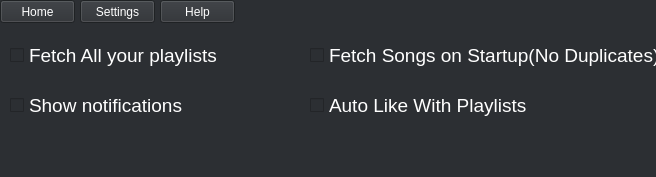
<?xml version="1.0" encoding="UTF-8"?>
<ui version="4.0">
 <class>MainWindow2</class>
 <widget class="QMainWindow" name="MainWindow2">
  <property name="geometry">
   <rect>
    <x>0</x>
    <y>0</y>
    <width>656</width>
    <height>177</height>
   </rect>
  </property>
  <property name="windowTitle">
   <string>SpotiLike - Settings</string>
  </property>
  <property name="styleSheet">
   <string notr="true">background-color: rgb(44, 47, 51);
color: rgb(255, 255, 255);</string>
  </property>
  <widget class="QWidget" name="centralwidget">
   <widget class="QPushButton" name="settings">
    <property name="geometry">
     <rect>
      <x>80</x>
      <y>0</y>
      <width>75</width>
      <height>23</height>
     </rect>
    </property>
    <property name="styleSheet">
     <string notr="true">QPushButton::hover
{
background-color : lightgreen;
}</string>
    </property>
    <property name="text">
     <string>Settings</string>
    </property>
   </widget>
   <widget class="QPushButton" name="home">
    <property name="geometry">
     <rect>
      <x>0</x>
      <y>0</y>
      <width>75</width>
      <height>23</height>
     </rect>
    </property>
    <property name="styleSheet">
     <string notr="true">QPushButton::hover
{
background-color : lightgreen;
}</string>
    </property>
    <property name="text">
     <string>Home</string>
    </property>
   </widget>
   <widget class="QPushButton" name="help">
    <property name="geometry">
     <rect>
      <x>160</x>
      <y>0</y>
      <width>75</width>
      <height>23</height>
     </rect>
    </property>
    <property name="styleSheet">
     <string notr="true">QPushButton::hover
{
background-color : lightgreen;
}</string>
    </property>
    <property name="text">
     <string>Help</string>
    </property>
   </widget>
   <widget class="QCheckBox" name="fetch_songs">
    <property name="geometry">
     <rect>
      <x>310</x>
      <y>40</y>
      <width>361</width>
      <height>31</height>
     </rect>
    </property>
    <property name="font">
     <font>
      <pointsize>14</pointsize>
     </font>
    </property>
    <property name="styleSheet">
     <string notr="true"/>
    </property>
    <property name="text">
     <string>Fetch Songs on Startup(No Duplicates)</string>
    </property>
    <property name="iconSize">
     <size>
      <width>200</width>
      <height>300</height>
     </size>
    </property>
    <property name="shortcut">
     <string/>
    </property>
    <property name="checked">
     <bool>false</bool>
    </property>
    <property name="tristate">
     <bool>false</bool>
    </property>
   </widget>
   <widget class="QCheckBox" name="show_notif">
    <property name="geometry">
     <rect>
      <x>10</x>
      <y>90</y>
      <width>261</width>
      <height>31</height>
     </rect>
    </property>
    <property name="font">
     <font>
      <pointsize>14</pointsize>
     </font>
    </property>
    <property name="styleSheet">
     <string notr="true"/>
    </property>
    <property name="text">
     <string>Show notifications</string>
    </property>
    <property name="iconSize">
     <size>
      <width>200</width>
      <height>300</height>
     </size>
    </property>
    <property name="shortcut">
     <string/>
    </property>
    <property name="checked">
     <bool>false</bool>
    </property>
    <property name="tristate">
     <bool>false</bool>
    </property>
   </widget>
   <widget class="QCheckBox" name="auto_like">
    <property name="geometry">
     <rect>
      <x>310</x>
      <y>90</y>
      <width>261</width>
      <height>31</height>
     </rect>
    </property>
    <property name="font">
     <font>
      <pointsize>14</pointsize>
     </font>
    </property>
    <property name="styleSheet">
     <string notr="true"/>
    </property>
    <property name="text">
     <string>Auto Like With Playlists</string>
    </property>
    <property name="iconSize">
     <size>
      <width>200</width>
      <height>300</height>
     </size>
    </property>
    <property name="shortcut">
     <string/>
    </property>
    <property name="checked">
     <bool>false</bool>
    </property>
    <property name="tristate">
     <bool>false</bool>
    </property>
   </widget>
   <widget class="QCheckBox" name="fetch_playlists">
    <property name="geometry">
     <rect>
      <x>10</x>
      <y>40</y>
      <width>261</width>
      <height>31</height>
     </rect>
    </property>
    <property name="font">
     <font>
      <pointsize>14</pointsize>
     </font>
    </property>
    <property name="styleSheet">
     <string notr="true"/>
    </property>
    <property name="text">
     <string>Fetch All your playlists</string>
    </property>
    <property name="iconSize">
     <size>
      <width>200</width>
      <height>300</height>
     </size>
    </property>
    <property name="shortcut">
     <string/>
    </property>
    <property name="checked">
     <bool>false</bool>
    </property>
    <property name="tristate">
     <bool>false</bool>
    </property>
   </widget>
  </widget>
  <widget class="QStatusBar" name="statusbar"/>
 </widget>
 <resources/>
 <connections/>
</ui>
